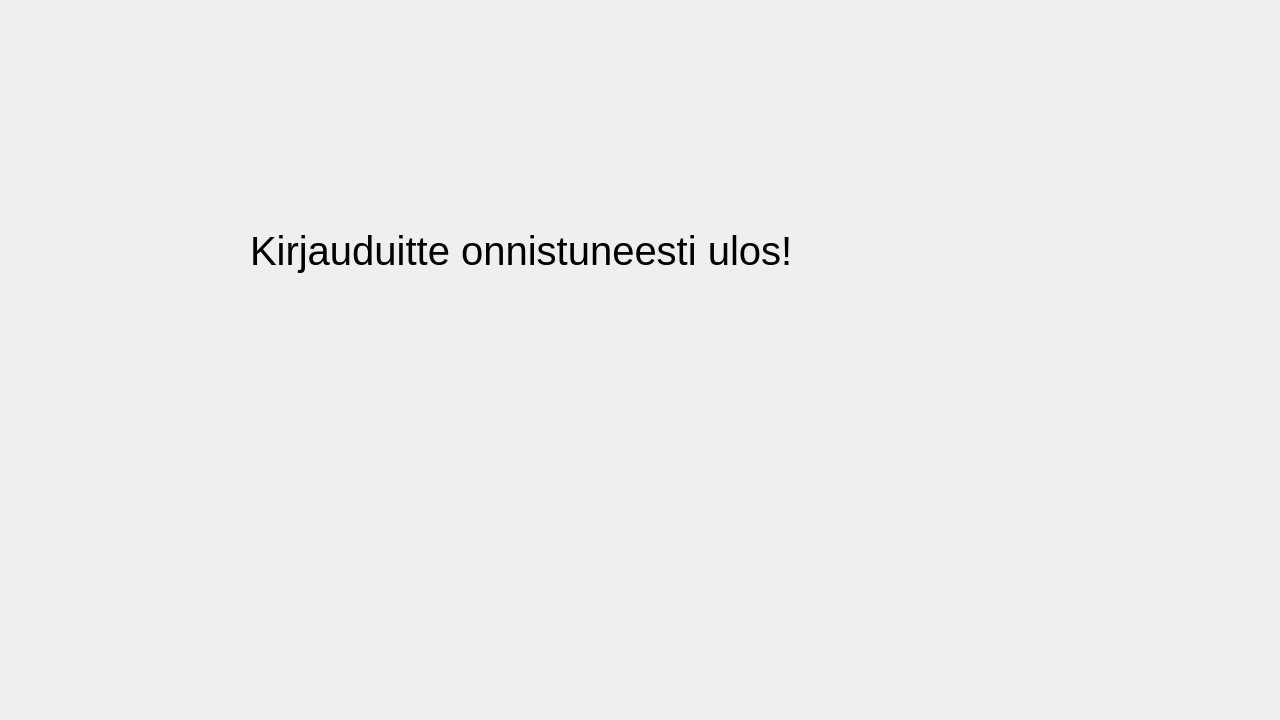
<?xml version="1.0" encoding="UTF-8"?>
<ui version="4.0">
 <class>uloskirjautuminen</class>
 <widget class="QDialog" name="uloskirjautuminen">
  <property name="geometry">
   <rect>
    <x>0</x>
    <y>0</y>
    <width>1280</width>
    <height>720</height>
   </rect>
  </property>
  <property name="windowTitle">
   <string>Dialog</string>
  </property>
  <widget class="QLabel" name="label">
   <property name="geometry">
    <rect>
     <x>250</x>
     <y>90</y>
     <width>851</width>
     <height>321</height>
    </rect>
   </property>
   <property name="font">
    <font>
     <pointsize>30</pointsize>
    </font>
   </property>
   <property name="text">
    <string>Kirjauduitte onnistuneesti ulos!</string>
   </property>
  </widget>
 </widget>
 <resources/>
 <connections/>
</ui>
